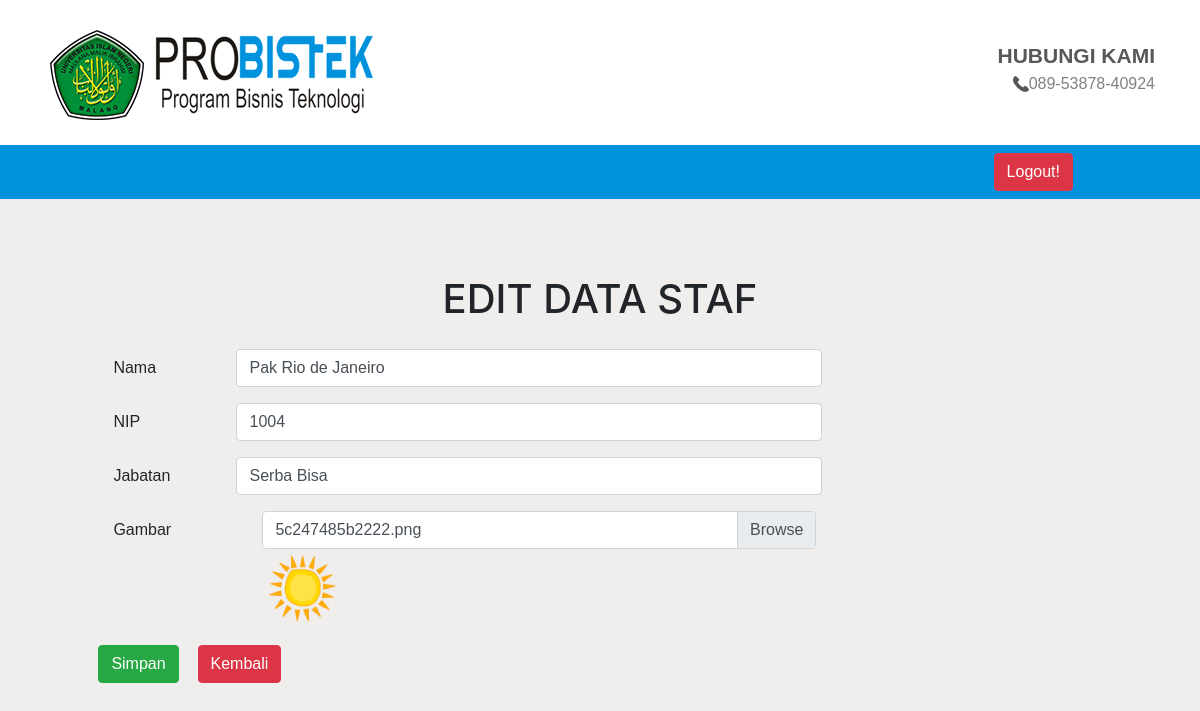
The app's page /adminArtkl/edit3.php?id=5 (signed in) with its own data.
### tables this page shows
CREATE TABLE `staf` (
  `id` int(11) NOT NULL,
  `nama` varchar(55) NOT NULL,
  `nip` int(11) NOT NULL,
  `jabatan` varchar(55) NOT NULL,
  `gambar` varchar(30) NOT NULL
);

### functions.php (called while the page is built, shortened)
<?php
    $conn = mysqli_connect("localhost", "root", "", "uas-probistek");
    function query($query) {
        global $conn;
        $result = mysqli_query($conn, $query);
        $rows = [];
        while ($row = mysqli_fetch_assoc($result)) {
            $rows[] = $row;
        }
        return $rows;
    }
?>

### adminArtkl/edit3.php (the view, shortened to what this page needs)
<?php
    require "../functions.php";
    $id = $_GET["id"];
    $staf = query("SELECT * FROM staf WHERE id = $id")[0];
?>
<!DOCTYPE html>
<html>
<head>
    <link rel="stylesheet" type="text/css" href="../css/bootstrap.css">
    <link rel="stylesheet" type="text/css" href="../css/style.css">
</head>
<body>
    <header>
        <div class="container">
            <div class="row">
                <div class="col-6 image">
                    <img id="probistek" src="../images/probistek2.png">
                </div>
                <div class="col-6 contact">
                    <p id="contact1"><b>HUBUNGI KAMI</b></p>
                    <table class="contact2">
                        <tr>
                            <td><img src="../images/call-answer.png"></td>
                            <td>089-53878-40924</td>
                        </tr>
                    </table>
                </div>
            </div>
        </div>
        <div>
            <nav class="navbar navbar-expand-lg navbar-dark">
                <div class="collapse navbar-collapse" id="navbarSupportedContent">
                    <a href="../login.php">
                        <button id="adminBtn" class="btn btn-danger" type="button">Logout!</button>
                    </a>
                </div>
            </nav>
        </div>
    </header>
    <h1>EDIT DATA STAF</h1>
    <form method="post" action="" enctype="multipart/form-data">
        <div class="form-group row">
            <label for="nama" class="col-sm-2 col-form-label">Nama</label>
            <div class="col-sm-10">
                <input type="text" class="form-control" id="nama" name="nama" placeholder="Masukkan Nama Staf"
                    required value="<?= $staf["nama"];?>">
            </div>
        </div>
        <div class="form-group row">
            <label for="nip" class="col-sm-2 col-form-label">NIP</label>
            <div class="col-sm-10">
                <input type="text" class="form-control" id="nip" name="nip" placeholder="Masukkan NIP Staf"
                    required value="<?= $staf["nip"];?>">
            </div>
        </div>
        <div class="form-group row">
            <label for="jabatan" class="col-sm-2 col-form-label">Jabatan</label>
            <div class="col-sm-10">
                <input type="text" class="form-control" id="jabatan" name="jabatan" placeholder="Masukkan Jabatan Staf"
                    required value="<?= $staf["jabatan"];?>">
            </div>
        </div>
        <div class="form-group row">
            <label for="gambar" class="col-sm-2 col-form-label" id="labelGambar">Gambar</label>
            <div class="col-sm-9 custom-file">
                <label class="custom-file-label" for="gambar"><?= $staf["gambar"]?></label><br>
            </div>
            <div class="col-sm-3" id="gambarUbah">
                <img src="../images/<?= $staf['gambar'];?>" alt="" width="80">
            </div>
        </div>
        <div class="form-group row">
            <button type="button" class="btn btn-success" data-toggle="modal" data-target="#modalSimpan">
            Simpan
            </button>
            <button type="button" class="btn btn-danger" data-toggle="modal" data-target="#modalBatal" id="kembali">
            Kembali
            </button>
        </div>
    </form>
    <br><br>
</body>
</html>

### css/style.css (style rules this page uses)
* { font-family: helvetica; margin: 0; padding: 0; }
.image { padding-top: 25px; padding-bottom: 20px; }
.col-6.contact { padding-top: 40px; margin-bottom: 0%; }
#contact1 { color: #58585A; text-align: right; font-size: 21px; margin-bottom: 0px; }
table.contact2 { float: right; margin-top: 0%; padding-right: 0px; color: #808080; }
.navbar { background-color: #0093dd !important; font-size: 17px !important; font-weight: bold !important; color: black !important; }
#adminBtn { margin-right: 111px !important; color: #fff; }
a { text-decoration: none !important; color: #fff !important; }

### adminArtkl/edit3.php (style rules this page uses)
body { background-color: #EFEEEC; }
header { background-color: #FFF; }
form { background-color: #EFEEEC; padding-left: 3cm; padding-top: 0.5cm; padding-right: 10cm; }
h1 { padding-top: 2cm; text-align: center; }
#kembali { margin-left: 0.5cm; }
#labelGambar { padding-right: 149px; }
#gambarUbah { padding-left: 4.5cm; }

### records on screen
staf: nama "Pak Rio de Janeiro", nip "1004", jabatan "Serba Bisa", gambar "5c247485b2222.png", gambar (picture)
